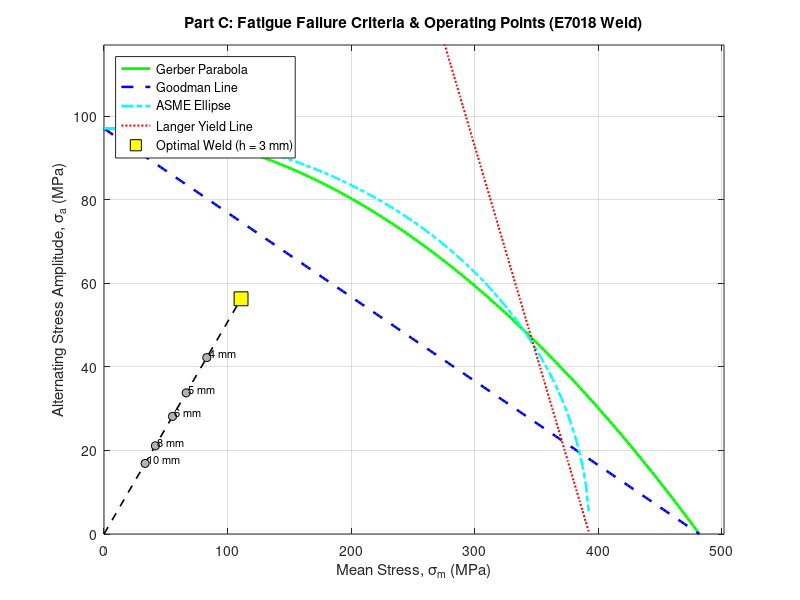
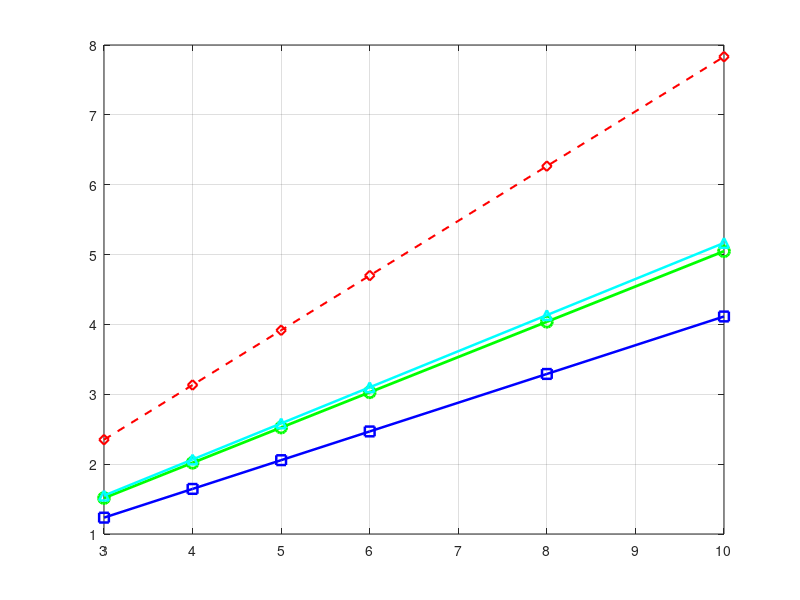

Here is the MATLAB script that generated these plots, in order: (Note: this script raises an error after producing the figures.)
clc; close all;

%% SYSTEM LOADS
fprintf('========================================================================\n');
fprintf('        PART C: WELLED JOINT ANALYSIS & OPTIMIZATION (PLATE 1 TO BEAM)  \n');
fprintf('========================================================================\n\n');

% External Load & Bench Properties 
F_ext_max = 3500;       
V_bench = 0.06628;      
rho_steel = 7800;       
g = 9.81;               
W_bench = V_bench * rho_steel * g; 

x_W = 0.2955;           % Distance to bench CG along x-axis (m)
x_beam = 0.250;          % Distance to support beam CG along x-axis (m)
n_req = 1.5;            % Target minimum design safety factor

%% LOAD PART A DATA
mat_filename = 'PartA_selected_section.mat';

if exist(mat_filename, 'file') == 2
    partA_data = load(mat_filename);
    
    b         = partA_data.best(2);        % Section width (mm)
    d         = partA_data.best(3);        % Section depth/height (mm)
    t_beam    = partA_data.best(4);        % Wall thickness (mm)
    mass_beam = partA_data.best(5);        % Beam mass (kg)
    
    g         = partA_data.P.g;            % 9.81 m/s^2
    L1        = partA_data.P.L1;           % m
    L2        = partA_data.P.L2;           % m
    L_beam    = partA_data.P.L;            % 0.500 m
    W_beam    = mass_beam * g;             % Beam weight (N)
    
    fprintf('Loaded section properties from Part A:\n');
    fprintf('  Size: %.0f x %.0f x %.1f mm\n', b, d, t_beam);
    fprintf('  Mass: %.2f kg\n\n', mass_beam);
else
    fprintf('Warning: %s not found. Using standard default parameters.\n\n', mat_filename);
    b         = 100;      % mm
    d         = 100;      % mm
    t_beam    = 5;        % mm
    mass_beam = 7.41;     % kg
    g         = 9.81;     % m/s^2
    W_beam    = mass_beam * g;
    L1        = 0.150;    % m
    L2        = 0.830;    % m
    L_beam    = 0.500;    % m
end

x_F = 0.120 + 0.035 + L1 + 0.015; % Distance along x-axis to F_ext (m)[cite: 5]

%% WELD PROFILE PROPERTIES 
A_u = 2 * (b + d);                      % Unit weld area (mm)
I_u = (d^2 / 6) * (3*b + d);          % Unit second moment of area (mm^3)
J_u = (b + d)^3 / 6;                  % Unit polar moment of area (mm^3)

c = d / 2;                            % Distance for bending stress (mm)
r_corner = sqrt((b/2)^2 + (d/2)^2);   % Radius to corner for torsional shear (mm)

%% ELECTRODE MATERIAL 
S_ut = 482; % Ultimate tensile strength (MPa)
S_y = 393;  % Yield strength (MPa)[cite: 8]

ka = 272 * (S_ut^-0.995);             
kb = 0.85;                           
kc = 0.814;                           % Reliability factor (99% reliability)
kd = 1.0;                             % Temperature factor
ke = 1.0;                             % Miscellaneous effects

S_e_prime = 0.5 * S_ut;               
S_e = S_e_prime * ka * kb * kc * kd * ke; 

Vz_min = W_bench + W_beam;
My_min = (W_bench * x_W) + (W_beam * x_beam); % N-m
My_min_Nmm = My_min * 1000;
Tx_min_Nmm = 0;

Vz_max = Vz_min + F_ext_max;
My_max = My_min + (F_ext_max * x_F);
My_max_Nmm = My_max * 1000;
Tx_max = F_ext_max * L2;
Tx_max_Nmm = Tx_max * 1000;

h_candidates = [3, 4, 5, 6, 8, 10];   % Candidate weld leg sizes (mm)
results = [];                         % Results storage matrix

for i = 1:length(h_candidates)
    h = h_candidates(i);
    t_e = 0.707 * h;                  % Effective throat thickness (mm)
    
    tau_V_min = Vz_min / (t_e * A_u);
    sigma_M_min = (My_min_Nmm * c) / (t_e * I_u);
    vm_min = sqrt(sigma_M_min^2 + 3 * (tau_V_min^2));
    
    tau_V_max = Vz_max / (t_e * A_u);
    sigma_M_max = (My_max_Nmm * c) / (t_e * I_u);
    
    tau_T_max = (Tx_max_Nmm * r_corner) / (t_e * J_u);
    tau_Ty_max = tau_T_max * ((d/2) / r_corner); % Horizontal component (y)
    tau_Tz_max = tau_T_max * ((b/2) / r_corner); % Vertical component (z)
    
    tau_z_total = tau_V_max + tau_Tz_max;
    tau_y_total = tau_Ty_max;
    
    % Von Mises Equivalent Stress on Weld Throat (MPa)
    vm_max = sqrt(sigma_M_max^2 + 3 * (tau_y_total^2 + tau_z_total^2));
    
    sigma_a = (vm_max - vm_min) / 2;   % Alternating stress amplitude
    sigma_m = (vm_max + vm_min) / 2;   % Mean stress
    
    % Static Yield Safety Factor
    n_y = S_y / vm_max;
    
    % Modified Goodman Line
    n_goodman = 1 / ((sigma_a / S_e) + (sigma_m / S_ut));
    
    % Gerber Parabola
    a_gerb = sigma_a / S_e; 
    b_gerb = (sigma_m / S_ut)^2;
    n_gerber = 0.5 * (1 / b_gerb) * a_gerb * (-1 + sqrt(1 + (2 * sigma_m * S_e / (S_ut * sigma_a))^2));
    
    % ASME Ellipse
    n_asme = 1 / sqrt((sigma_a / S_e)^2 + (sigma_m / S_y)^2);
    
    results = [results; h, t_e, vm_min, vm_max, sigma_m, sigma_a, n_y, n_goodman, n_gerber, n_asme];
end

%% REQUIREMENT
h_max_limit = 5.0; 

valid_idx = find(results(:, 9) >= n_req & results(:, 1) <= h_max_limit);

if isempty(valid_idx)
    error('No weld sizes satisfy the minimum safety factor under the 5mm maximum limit.');
end

% Select the smallest valid size
opt_row = results(valid_idx(1), :);
h_opt = opt_row(1);

if h_opt <= 6.0
    pass_type = 'Single-Pass Fillet Weld';
    rec_electrode_dia = 3.2; 
else
    pass_type = 'Multi-Pass Fillet Weld (2-3 passes)';
    rec_electrode_dia = 4.0; 
end

%% OUTPUT RESULTS
fprintf('----------------------------------------------------------------------------------------------------\n');
fprintf(' Leg h | Throat | Max Stress | Mean Str | Alt Str | Yield SF | Goodman SF | Gerber SF | ASME Ell. SF \n');
fprintf(' (mm)  | t_e(mm)| vm_max(MPa)|  (MPa)   |  (MPa)  |   (n_y)  | (n_goodm)  | (n_gerber)|  (n_asme)   \n');
fprintf('----------------------------------------------------------------------------------------------------\n');
for i = 1:size(results, 1)
    marker = ' ';
    if results(i, 1) == h_opt, marker = '*'; end
    fprintf('%c %2d   |  %4.2f  |   %6.1f   |  %6.1f  |  %5.1f  |   %5.2f  |   %5.2f    |   %5.2f   |   %5.2f\n', ...
        marker, results(i,1), results(i,2), results(i,4), results(i,5), results(i,6), ...
        results(i,7), results(i,8), results(i,9), results(i,10));
end
fprintf('----------------------------------------------------------------------------------------------------\n');
fprintf(' * Denotes Selected Optimal Weld Leg Size (h = %d mm)\n\n', h_opt);
fprintf('========================================================================\n');
fprintf('      PART C(h): SMAW / STICK ELECTRODE SELECTION SPECIFICATION        \n');
fprintf('========================================================================\n');
fprintf(' Nominated Process:          Shielded Metal Arc Welding (SMAW / Stick)\n');
fprintf(' Recommended Electrode:     E7018 (AWS A5.1) / E4818 (AS/NZS 1553.1)\n');
fprintf(' Nominated Commercial Size:  %.1f mm Diameter Core Wire Rod\n', rec_electrode_dia);
fprintf(' Weld Pass Configuration:   %s\n', pass_type);
fprintf(' Maximum Allowable Leg:     %.1f mm (Hard Constraint)\n', h_max_limit);
fprintf(' Selected Leg Size (h):     %.1f mm (Effective Throat t_e = %.2f mm)\n', h_opt, opt_row(2));
fprintf(' Gerber Factor of Safety:    %.2f (>= %.1f Design Target)\n', opt_row(9), n_req);
fprintf(' Goodman Factor of Safety:   %.2f\n', opt_row(8));
fprintf(' Yield Factor of Safety:    %.2f\n', opt_row(7));
fprintf('========================================================================\n\n');

%% SAVE RESULTS
save('PartC_welded_joint.mat', 'h_opt', 'opt_row', 'rec_electrode_dia', ...
    'S_ut', 'S_y', 'S_e', 'results', 'F_ext_max', 'W_bench', 'W_beam');

%% PROFESSIONAL VISUALIZATION
% FATIGUE DIAGRAM 
figure('Name', 'Part C - Weld Fatigue Diagram', 'Color', 'w', 'Position', [100, 100, 800, 550]);
hold on; grid on; box on;

sm_plot = linspace(0, S_ut, 200);
sa_gerber = S_e .* (1 - (sm_plot ./ S_ut).^2);
sa_goodman = S_e .* (1 - (sm_plot ./ S_ut));
sa_asme = S_e .* sqrt(1 - (sm_plot ./ S_y).^2);
sa_asme(sm_plot > S_y) = NaN;
sa_langer = S_y - sm_plot; sa_langer(sa_langer < 0) = NaN;

plot(sm_plot, sa_gerber, 'g-', 'LineWidth', 2.0, 'DisplayName', 'Gerber Parabola');
plot(sm_plot, sa_goodman, 'b--', 'LineWidth', 1.8, 'DisplayName', 'Goodman Line');
plot(sm_plot, sa_asme, 'c-.', 'LineWidth', 1.8, 'DisplayName', 'ASME Ellipse');
plot(sm_plot, sa_langer, 'r:', 'LineWidth', 1.5, 'DisplayName', 'Langer Yield Line');

for i = 1:size(results, 1)
    if results(i, 1) == h_opt
        plot(results(i,5), results(i,6), 'ks', 'MarkerFaceColor', 'y', 'MarkerSize', 10, ...
            'DisplayName', sprintf('Optimal Weld (h = %d mm)', h_opt));
        plot([0, results(i,5)], [0, results(i,6)], 'k--', 'LineWidth', 1.2, 'HandleVisibility', 'off');
    else
        plot(results(i,5), results(i,6), 'ko', 'MarkerFaceColor', [0.7 0.7 0.7], 'MarkerSize', 6, ...
            'HandleVisibility', 'off');
        text(results(i,5)+2, results(i,6)+1, sprintf('%d mm', results(i,1)), 'FontSize', 8);
    end
end

title('Part C: Fatigue Failure Criteria & Operating Points (E7018 Weld)');
xlabel('Mean Stress, \sigma_m (MPa)'); ylabel('Alternating Stress Amplitude, \sigma_a (MPa)');
xlim([0, S_ut + 20]); ylim([0, S_e + 20]);
legend('Location', 'northwest');

% SAFETY FACTORS VS WELD LEG SIZE
figure('Name', 'Part C - Safety Factor Evaluation', 'Color', 'w', 'Position', [920, 100, 750, 550]);
hold on; grid on; box on;

plot(results(:,1), results(:,8), 'b-s', 'LineWidth', 1.8, 'MarkerSize', 7, 'DisplayName', 'Goodman SF');
plot(results(:,1), results(:,9), 'g-o', 'LineWidth', 2.0, 'MarkerSize', 8, 'DisplayName', 'Gerber SF');
plot(results(:,1), results(:,10), 'c-^', 'LineWidth', 1.8, 'MarkerSize', 7, 'DisplayName', 'ASME Ellipse SF');
plot(results(:,1), results(:,7), 'r--d', 'LineWidth', 1.5, 'MarkerSize', 7, 'DisplayName', 'Static Yield SF');

yline(n_req, 'k--', sprintf('Target n_{req} = %.1f', n_req), 'LineWidth', 1.5, ...
    'LabelVerticalAlignment', 'bottom');

xline(h_opt, 'm:', sprintf('Optimal h = %d mm', h_opt), 'LineWidth', 1.5, ...
    'LabelVerticalAlignment', 'top');

title('Part C: Design Safety Factors vs. Weld Leg Size (h)');
xlabel('Weld Leg Size, h (mm)'); ylabel('Factor of Safety, n');
xticks(h_candidates);
ylim([0, max(results(:,7)) + 1]);
legend('Location', 'northwest');

font_name = 'Times New Roman';
font_size = 12; 
line_w    = 3.0;

fig_pos = [100, 100, 600, 450]; 

% FATIGUE DIAGRAM 
c_blue = [0.00 0.45 0.74]; c_green = [0.00 0.55 0.30];
c_purple = [0.55 0.20 0.65]; c_red = [0.80 0.10 0.10]; c_pink = [0.80 0.10 0.60];

fig1 = figure('Name', 'Part C - Weld Fatigue Diagram', 'Color', 'w', ...
              'Units', 'pixels', 'Position', fig_pos, 'Visible', 'off');
fig1.PaperPositionMode = 'auto';
hold on; grid on; box on;

sm_plot = linspace(0, S_ut, 200);
sa_gerber = S_e .* (1 - (sm_plot ./ S_ut).^2);
sa_goodman = S_e .* (1 - (sm_plot ./ S_ut));
sa_asme = S_e .* sqrt(1 - (sm_plot ./ S_y).^2);
sa_asme(sm_plot > S_y) = NaN;
sa_langer = S_y - sm_plot; sa_langer(sa_langer < 0) = NaN;

plot(sm_plot, sa_gerber, '--', 'Color', c_green, 'LineWidth', line_w, 'DisplayName', 'Gerber Parabola');
plot(sm_plot, sa_goodman, '--', 'Color', c_blue, 'LineWidth', line_w, 'DisplayName', 'Goodman Line');
plot(sm_plot, sa_asme, '--', 'Color', c_purple, 'LineWidth', line_w, 'DisplayName', 'ASME Ellipse');
plot(sm_plot, sa_langer, '-', 'Color', c_red, 'LineWidth', line_w, 'DisplayName', 'Yield Line');

for i = 1:size(results, 1)
    if results(i, 1) == h_opt
        plot(results(i,5), results(i,6), 'ks', 'MarkerFaceColor', 'y', 'MarkerSize', 11, ...
            'DisplayName', sprintf('Optimal (h = %d mm)', h_opt));
        plot([0, results(i,5)], [0, results(i,6)], 'k--', 'LineWidth', 1.2, 'HandleVisibility', 'off');
        text(results(i,5)+10, results(i,6), sprintf('h=%d mm', h_opt), ...
            'FontSize', 18, 'FontName', font_name, 'Interpreter', 'tex', ...
            'VerticalAlignment', 'middle', 'HorizontalAlignment', 'left');
    else
        plot(results(i,5), results(i,6), 'ko', 'MarkerFaceColor', [0.7 0.7 0.7], 'MarkerSize', 7, ...
            'HandleVisibility', 'off');
        text(results(i,5)+8, results(i,6), sprintf('%d mm', results(i,1)), ...
            'FontSize', 16, 'FontName', font_name, 'Interpreter', 'tex', ...
            'VerticalAlignment', 'middle');
    end
end
xlabel('Mean Stress, \sigma_m (MPa)', 'Interpreter', 'tex'); 
ylabel('Alternating Stress, \sigma_a (MPa)', 'Interpreter', 'tex');
xlim([0, S_ut * 1.25]); ylim([0, S_e * 1.25]);

legend('Location', 'northeast', 'Interpreter', 'tex', 'FontSize', 16, 'NumColumns', 1);
set(gca, 'FontName', font_name, 'FontSize', 18, 'XMinorTick', 'on', 'YMinorTick', 'on');
exportgraphics(fig1, 'PartC_Fatigue_Diagram.png', 'Resolution', 300);
close(fig1);

% SAFETY FACTORS 
fig2 = figure('Name', 'Part C - Safety Factor Evaluation', 'Color', 'w', ...
              'Units', 'pixels', 'Position', fig_pos, 'Visible', 'off');
fig2.PaperPositionMode = 'auto';
hold on; grid on; box on;

plot(results(:,1), results(:,8), '-s', 'Color', c_blue, 'LineWidth', line_w, 'MarkerSize', 8, 'DisplayName', 'Goodman SF');
plot(results(:,1), results(:,9), '-o', 'Color', c_green, 'LineWidth', line_w, 'MarkerSize', 8, 'DisplayName', 'Gerber SF');
plot(results(:,1), results(:,10), '-^', 'Color', c_purple, 'LineWidth', line_w, 'MarkerSize', 8, 'DisplayName', 'ASME Ellipse');

yline(n_req, 'k--', sprintf('Target n = %.1f', n_req), 'LineWidth', 1.5, ...
    'LabelVerticalAlignment', 'top', 'LabelHorizontalAlignment', 'right', 'FontSize', 16, 'FontName', font_name);

xline(4, ':', 'h = 4 mm', 'Color', c_pink, 'LineWidth', 2.0, ...
    'LabelVerticalAlignment', 'top', 'LabelHorizontalAlignment', 'right', 'FontSize', 16, 'FontName', font_name);

xlabel('Weld Leg Size, h (mm)', 'Interpreter', 'tex'); 
ylabel('Factor of Safety, n', 'Interpreter', 'tex');
xticks(h_candidates); 

xlim([2,11]);
max_sf = max(max(results(:, 8:10)));
ylim([0, max_sf * 1.25]);

legend('Goodman SF', 'Gerber SF', 'ASME Ellipse', ...
       'Location', 'north', ...
       'Interpreter', 'tex', ...
       'FontSize', 16, ...
       'NumColumns', 1);
set(gca, 'FontName', font_name, 'FontSize', 18, 'XMinorTick', 'on', 'YMinorTick', 'on');
exportgraphics(fig2, 'PartC_Safety_Factors.png', 'Resolution', 300);
close(fig2);

% WELD PROFILE
fig3 = figure('Name', 'Part C - Weld Profile Comparison', 'Color', 'w', ...
              'Units', 'pixels', 'Position', fig_pos, 'Visible', 'off');
fig3.PaperPositionMode = 'auto';
hold on; grid on; axis equal; axis padded; box on;
rectangle('Position', [-b/2, -d/2, b, d], 'EdgeColor', 'k', 'LineWidth', line_w);
rectangle('Position', [-b/2+t_beam, -d/2+t_beam, b-2*t_beam, d-2*t_beam], 'EdgeColor', 'k', 'LineStyle', '--', 'LineWidth', 1.2);
rectangle('Position', [-b/2-h_opt, -d/2-h_opt, b+2*h_opt, d+2*h_opt], 'EdgeColor', '#D95319', 'LineStyle', '-.', 'LineWidth', line_w);

p1 = plot(NaN, NaN, 'k-', 'LineWidth', line_w);
p2 = plot(NaN, NaN, 'k--', 'LineWidth', 1.2);
p3 = plot(NaN, NaN, 'Color', '#D95319', 'LineStyle', '-.', 'LineWidth', line_w);
title('Weld Profile (Plate 1 to Beam)', 'Interpreter', 'tex', 'FontSize', 15, 'FontWeight', 'bold');
xlabel('Width (mm)', 'Interpreter', 'tex'); ylabel('Depth (mm)', 'Interpreter', 'tex');
legend([p1, p2, p3], {'Outer Boundary', 'Inner Boundary', sprintf('Weld (h = %.1f mm)', h_opt)}, ...
    'Location', 'southoutside', 'Orientation', 'horizontal', 'FontSize', 11, 'Interpreter', 'tex');
set(gca, 'FontName', font_name, 'FontSize', font_size);
exportgraphics(fig3, 'PartC_Weld_Profile.png', 'Resolution', 300);
close(fig3);

% FORCE COMPONENTS 
fig4 = figure('Name', 'Part C - Force Components on Weld Outline', 'Color', 'w', ...
              'Units', 'pixels', 'Position', fig_pos, 'Visible', 'off');
fig4.PaperPositionMode = 'auto';
hold on; grid on; axis equal; axis padded; view(35, 30); box on;
x_w = zeros(1,5);
y_w = [-b/2, b/2, b/2, -b/2, -b/2];
z_w = [d/2, d/2, -d/2, -d/2, d/2];
plot3(x_w, y_w, z_w, 'k-', 'LineWidth', line_w, 'DisplayName', 'Weld Outline');
scale_F = max(b, d) * 0.6 / max(Vz_max, 1); 
scale_M = max(b, d) * 0.6 / max(My_max, 1);
quiver3(0, 0, 0, 0, 0, -Vz_max * scale_F, 0, 'Color', 'b', 'LineWidth', line_w, 'MaxHeadSize', 0.5, 'DisplayName', 'V_z (Shear)');
text(0, 0, -Vz_max * scale_F - 15, 'V_z', 'Color', 'b', 'FontWeight', 'bold', 'FontName', font_name, 'FontSize', 13, 'Interpreter', 'tex');
quiver3(0, 0, 0, 0, My_max * scale_M, 0, 0, 'Color', 'g', 'LineWidth', line_w, 'MaxHeadSize', 0.5, 'DisplayName', 'M_y (Moment)');
text(0, My_max * scale_M + 15, 0, 'M_y', 'Color', 'g', 'FontWeight', 'bold', 'FontName', font_name, 'FontSize', 13, 'Interpreter', 'tex');
quiver3(0, 0, 0, Tx_max * scale_M * 5, 0, 0, 0, 'Color', '#D95319', 'LineWidth', line_w, 'MaxHeadSize', 0.5, 'DisplayName', 'T_x (Torsion)');
text(Tx_max * scale_M * 5 + 15, 0, 0, 'T_x', 'Color', '#D95319', 'FontWeight', 'bold', 'FontName', font_name, 'FontSize', 13, 'Interpreter', 'tex');
title('Critical Force and Moment Components', 'Interpreter', 'tex', 'FontSize', 15, 'FontWeight', 'bold');
xlabel('X (Long.)', 'Interpreter', 'tex'); ylabel('Y (Trans.)', 'Interpreter', 'tex'); zlabel('Z (Vert.)', 'Interpreter', 'tex');
legend('Location', 'northeast', 'Interpreter', 'tex', 'FontSize', 11, 'NumColumns', 1);
set(gca, 'FontName', font_name, 'FontSize', font_size);
exportgraphics(fig4, 'PartC_Force_Components.png', 'Resolution', 300);
close(fig4);

fprintf('\nSuccess: Exported 4 high-resolution, LaTeX-ready diagrams cleanly.\n');
